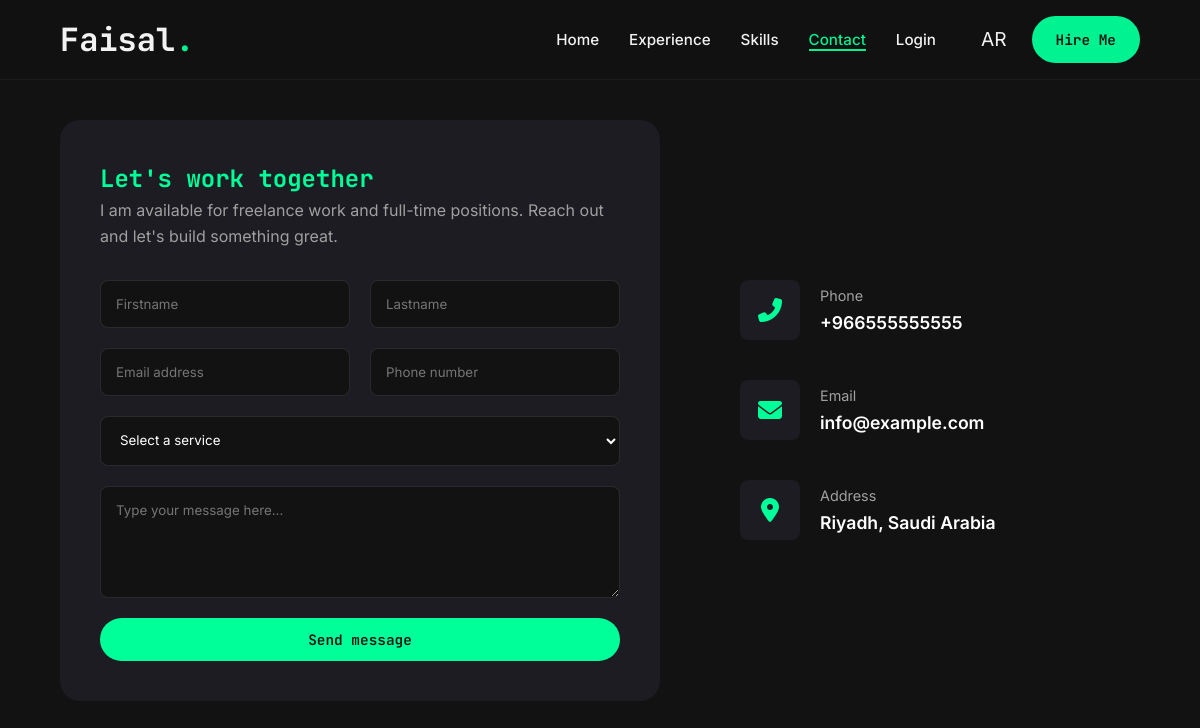
The page /contact.php on the database its author committed.
### tables this page shows
CREATE TABLE `site_settings` (
  `id` int(11) NOT NULL DEFAULT 1,
  `site_logo` varchar(50) DEFAULT 'John',
  `full_name_en` varchar(100) DEFAULT NULL,
  `full_name_ar` varchar(100) DEFAULT NULL,
  `career_en` varchar(100) DEFAULT NULL,
  `career_ar` varchar(100) DEFAULT NULL,
  `bio_en` text DEFAULT NULL,
  `bio_ar` text DEFAULT NULL,
  `cv_url` varchar(255) DEFAULT NULL,
  `profile_image` varchar(255) DEFAULT 'assets/img/profile.png',
  `contact_phone` varchar(50) DEFAULT '+1 234 567 890',
  `contact_email` varchar(100) DEFAULT 'info@example.com',
  `contact_address` varchar(255) DEFAULT '123 Tech Street, Web City',
  `admin_username` varchar(50) DEFAULT 'admin',
  `admin_password` varchar(255) DEFAULT ''
);

### includes/translations.php (called while the page is built, shortened)
<?php
$lang = isset($_SESSION['lang']) ? $_SESSION['lang'] : 'en';
function t($key) {
    global $translations, $lang;
    return isset($translations[$lang][$key]) ? $translations[$lang][$key] : $key;
}
?>

### contact.php (the view, shortened to what this page needs)
<?php
include 'includes/db_connect.php';
include 'includes/translations.php';
$settings = $pdo->query("SELECT * FROM site_settings WHERE id=1")->fetch();
?>
<!DOCTYPE html>
<html lang="<?php echo $lang; ?>" data-theme="dark" <?php echo ($lang == 'ar' ? 'dir="rtl"' : 'dir="ltr"'); ?>>
<head>
    <link rel="stylesheet" href="https://cdnjs.cloudflare.com/ajax/libs/font-awesome/6.4.0/css/all.min.css">
    <link rel="stylesheet" href="assets/css/style.css">
</head>
<body>
    <header class="header">
        <div class="container nav-container">
            <a href="index.php" class="logo"><?php echo $settings['site_logo']; ?><span class="accent-dot">.</span></a>
            <nav class="nav-menu">
                <ul class="nav-links">
                    <li><a href="index.php"><?php echo t('nav_home'); ?></a></li>
                    <li><a href="experience.php"><?php echo t('nav_exp'); ?></a></li>
                    <li><a href="skills.php"><?php echo t('nav_skills'); ?></a></li>
                    <li><a href="contact.php" class="active"><?php echo t('nav_contact'); ?></a></li>
                    <li><a href="login.php"><?php echo t('nav_login'); ?></a></li>
                </ul>
                <div class="nav-actions">
                    <a href="?lang=<?php echo ($lang == 'en' ? 'ar' : 'en'); ?>" class="icon-btn">
                        <?php echo ($lang == 'en' ? 'AR' : 'EN'); ?>
                    </a>
                    <a href="contact.php" class="btn btn-primary"><?php echo t('btn_hire'); ?></a>
                </div>
            </nav>
        </div>
    </header>
    <main class="container page-content">
        <div class="contact-layout">
            <div class="contact-form-container">
                <h2 class="accent-text"><?php echo t('contact_title'); ?></h2>
                <p style="color:var(--text-secondary); margin-bottom:20px;"><?php echo t('contact_desc'); ?></p>
                <form method="POST" class="contact-form">
                    <div class="input-row">
                        <input type="text" name="fname" placeholder="<?php echo t('placeholder_fname'); ?>" required>
                        <input type="text" name="lname" placeholder="<?php echo t('placeholder_lname'); ?>" required>
                    </div>
                    <div class="input-row">
                        <input type="email" name="email" placeholder="<?php echo t('placeholder_email'); ?>" required>
                        <input type="text" name="phone" placeholder="<?php echo t('placeholder_phone'); ?>">
                    </div>
                    <select name="service" required>
                        <option value="" disabled selected><?php echo t('placeholder_subject'); ?></option>
                    </select>
                    <textarea name="message" rows="5" placeholder="<?php echo t('placeholder_textarea'); ?>" required></textarea>
                    <button type="submit" name="send_msg" class="btn btn-primary"><?php echo t('btn_send'); ?></button>
                </form>
            </div>
            <div class="contact-info">
                <div class="info-item">
                    <div class="info-icon"><i class="fas fa-phone-alt"></i></div>
                    <div class="info-text">
                        <span><?php echo t('label_phone'); ?></span>
                        <p><?php echo htmlspecialchars($settings['contact_phone']); ?></p>
                    </div>
                </div>
                <div class="info-item">
                    <div class="info-icon"><i class="fas fa-envelope"></i></div>
                    <div class="info-text">
                        <span><?php echo t('label_email'); ?></span>
                        <p><?php echo htmlspecialchars($settings['contact_email']); ?></p>
                    </div>
                </div>
                <div class="info-item">
                    <div class="info-icon"><i class="fas fa-map-marker-alt"></i></div>
                    <div class="info-text">
                        <span><?php echo t('label_address'); ?></span>
                        <p><?php echo htmlspecialchars($settings['contact_address']); ?></p>
                    </div>
                </div>
            </div>
        </div>
    </main>
</body>
</html>

### assets/css/style.css (style rules this page uses)
:root { --bg-primary: #121212; --bg-secondary: #1c1c22; --text-primary: #ffffff; --text-secondary: #a0a0a0; --accent-color: #00ff99; --accent-hover: #00cc7a; --font-body: 'Inter', sans-serif; --font-heading: 'JetBrains Mono', monospace; --container-width: 1200px; --header-height: 80px; }
* { margin: 0; padding: 0; box-sizing: border-box; }
html { scroll-behavior: smooth; }
body { background-color: var(--bg-primary); color: var(--text-primary); font-family: var(--font-body); line-height: 1.6; transition: background-color 0.3s ease, color 0.3s ease; overflow-x: hidden; }
ul { list-style: none; }
a { text-decoration: none; color: inherit; transition: color 0.3s ease; }
h1, h2, h3, .logo, .stat-number, .job-title-heading, .mono-text { font-family: var(--font-heading); }
.container { width: 90%; max-width: var(--container-width); margin: 0 auto; }
.accent-text, .accent-dot { color: var(--accent-color); }
.btn { display: inline-block; padding: 12px 24px; border-radius: 50px; font-weight: 600; cursor: pointer; transition: all 0.3s ease; border: none; font-family: var(--font-heading); font-size: 0.9rem; }
.btn-primary { background-color: var(--accent-color); color: var(--bg-primary); }
.icon-btn { background: none; border: none; color: var(--text-primary); font-size: 1.2rem; cursor: pointer; padding: 5px; }
.header { height: var(--header-height); display: flex; align-items: center; position: fixed; width: 100%; top: 0; z-index: 100; background-color: var(--bg-primary); opacity: 0.95; backdrop-filter: blur(10px); border-bottom: 1px solid rgba(255,255,255,0.05); }
.nav-container { display: flex; justify-content: space-between; align-items: center; }
.logo { font-size: 2rem; font-weight: 700; }
.nav-menu { display: flex; align-items: center; gap: 40px; }
.nav-links { display: flex; gap: 30px; }
.nav-links a { font-weight: 500; font-size: 0.95rem; }
.nav-links a:hover, .nav-links a.active { color: var(--accent-color); border-bottom: 2px solid var(--accent-color); }
.nav-actions { display: flex; align-items: center; gap: 20px; }
.page-content { padding-top: 120px; padding-bottom: 60px; }
.contact-layout { display: grid; grid-template-columns: 1.5fr 1fr; gap: 80px; align-items: center; }
.contact-form-container { background-color: var(--bg-secondary); padding: 40px; border-radius: 20px; }
.contact-form { display: flex; flex-direction: column; gap: 20px; margin-top: 30px; }
.input-row { display: grid; grid-template-columns: 1fr 1fr; gap: 20px; }
.contact-form input, .contact-form select, .contact-form textarea { background-color: var(--bg-primary); border: 1px solid rgba(255,255,255,0.1); border-radius: 8px; padding: 15px; color: var(--text-primary); font-family: var(--font-body); }
.contact-info { display: flex; flex-direction: column; gap: 40px; }
.info-item { display: flex; align-items: center; gap: 20px; }
.info-icon { width: 60px; height: 60px; background-color: var(--bg-secondary); color: var(--accent-color); display: flex; justify-content: center; align-items: center; font-size: 1.5rem; border-radius: 8px; }
.info-text span { color: var(--text-secondary); font-size: 0.9rem; }
.info-text p { font-size: 1.1rem; font-weight: 600; }

### rows shown on the page
site_settings: site_logo "Faisal", contact_phone "+966555555555", contact_email "info@example.com", contact_address "Riyadh, Saudi Arabia"

### other values the page prints
t('nav_home') "Home"
t('nav_exp') "Experience"
t('nav_skills') "Skills"
t('nav_contact') "Contact"
t('nav_login') "Login"
t('btn_hire') "Hire Me"
t('contact_title') "Let's work together"
t('contact_desc') "I am available for freelance work and full-time positions. Reach out and let's build something great."
t('btn_send') "Send message"
t('label_phone') "Phone"
t('label_email') "Email"
t('label_address') "Address"
form field service "Select a service"
